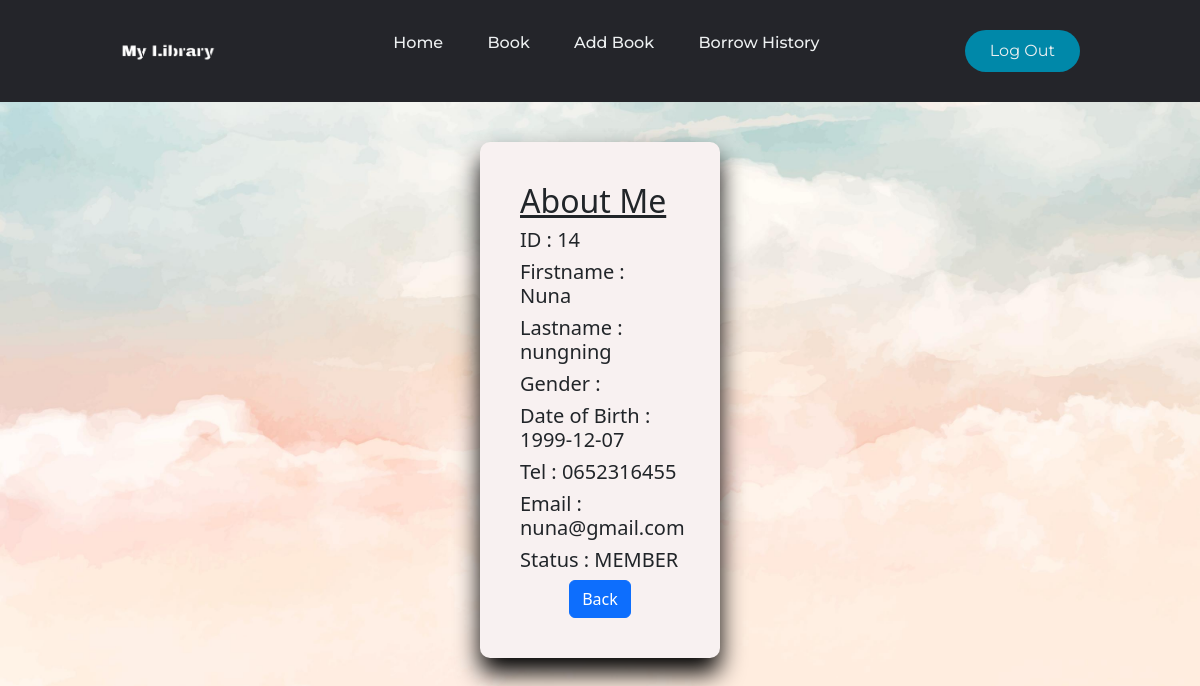
/user_info.php (signed in), run on the app's committed database.
### tables this page shows
CREATE TABLE `member` (
  `memberID` int(5) NOT NULL,
  `Firstname` varchar(255) NOT NULL,
  `Lastname` varchar(255) NOT NULL,
  `Gender` varchar(255) NOT NULL,
  `BirthDate` date NOT NULL,
  `Tel` varchar(255) NOT NULL,
  `Username` varchar(255) NOT NULL,
  `Password` varchar(255) NOT NULL,
  `Email` varchar(255) NOT NULL,
  `statusmem` varchar(6) NOT NULL
);

### user_info.php (the view, shortened to what this page needs)
<?php
if (!$_SESSION["UserID"] || $_SESSION["statusmem"] != "MEMBER") {
    Header("Location: index.php");
} else {
    include 'connectdb.php';
    $ID = $_SESSION["UserID"];
    $sql = "SELECT * FROM member WHERE memberID='$ID'";
    $result = mysqli_query($conn, $sql);
    $row = mysqli_fetch_array($result);
?>
    <!DOCTYPE html>
    <html lang="en">
    <head>
        <link rel="stylesheet" href="assets/vendor/css/style.css">
        <link rel="stylesheet" href="assets/vendor/css/nav.css">
        <link href="https://cdn.jsdelivr.net/npm/bootstrap@5.2.2/dist/css/bootstrap.min.css" rel="stylesheet">
    </head>
    <body>
        <header class="navi">
            <a href="ad_home.php"><img class="logo" src="assets/img/logo.png" alt="Logo"></a>
            <nav>
                <ul class="nav__links">
                    <li><a href="ad_home.php">Home</a></li>
                    <li><a href="ad_book_list.php">Book</a></li>
                    <li><a href="ad_add_book.php">Add Book</a></li>
                    <li><a href="ad_history.php">Borrow History</a></li>
                </ul>
            </nav>
            <a href="logout.php"><button>Log Out</button></a>
        </header>
        <?php
        $fname = $row['Firstname'];
        $lname = $row['Lastname'];
        $gender = $row['Gender'];
        $bdate= $row['BirthDate'];
        $tel = $row['Tel'];
        $em = $row['Email'];
        $stat = $row['statusmem'];
        ?>
        <div class="container">
            <div class="wrapper ">
                <div class="edit-box ">
                    <h2><u>About Me</u></h2>
                        <h5>ID : <?php echo $ID ?></h5>
                        <h5>Firstname : <?php echo $fname ?></h5>
                        <h5>Lastname : <?php echo $lname ?></h5>
                        <h5>Gender : <?php echo $gender ?></h5>
                        <h5>Date of Birth : <?php echo $bdate ?></h5>
                        <h5>Tel : <?php echo $tel ?></h5>
                        <h5>Email : <?php echo $em ?></h5>
                        <h5>Status : <?php echo $stat ?></h5>
                        <div class="d-flex justify-content-center mt-2">
                                <a href="user_home.php"><button class="btn btn-primary">Back</button></a>
                            </div>
                </div>
            </div>
        </div>
    </body>
    </html>
<?php } ?>

### data on the page
member: Firstname "Nuna", Lastname "nungning", BirthDate "1999-12-07", Tel "0652316455", Email "nuna@gmail.com", statusmem "MEMBER"

### other printed values
$ID "14"
